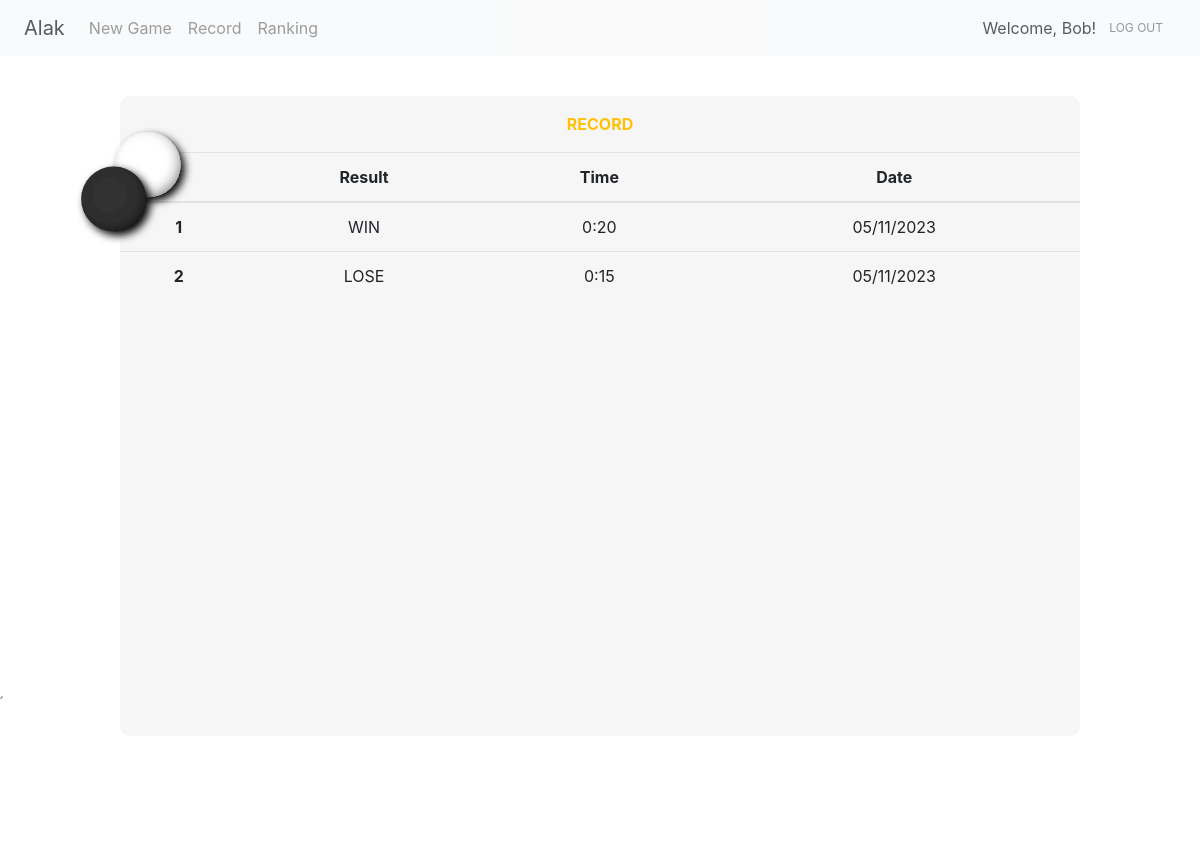
The page /record (signed in) on the database its author committed.
### project/models.py (models this page shows)
class User(UserMixin, db.Model):
    id = db.Column(db.Integer, primary_key=True) # primary keys are required by SQLAlchemy
    email = db.Column(db.String(100), unique=True)
    password = db.Column(db.String(100))
    name = db.Column(db.String(1000))

class Record(db.Model):
    __tablename__ = 'record'
    id = db.Column(db.Integer(), primary_key=True)
    user_id = db.Column(db.String(50))
    user_name = db.Column(db.String(50))
    time = db.Column(db.String(50))
    result = db.Column(db.String(50))
    date = db.Column(db.String(50))

### project/main.py (the view)
@main.route('/record')
def record():
    record = Record.query.filter_by(user_name=current_user.name).order_by(Record.date).limit(10).all()
    print(record[0].time)
    return render_template('record.html', name=current_user.name, result=record)

### project/__init__.py (called while the page is built)
def create_app():
    app = Flask(__name__)
    app.config['SECRET_KEY'] = 'secret-key-goes-here'
    app.config['SQLALCHEMY_DATABASE_URI'] = 'sqlite:///db.sqlite'
    db.init_app(app)
    with app.app_context():
        db.create_all()
    login_manager = LoginManager()
    login_manager.login_view = 'auth.signin'
    login_manager.init_app(app)
    from .models import User
    @login_manager.user_loader
    def load_user(user_id):
        return User.query.get(int(user_id))
    from .auth import auth as auth_blueprint
    app.register_blueprint(auth_blueprint)
    from .main import main as main_blueprint
    app.register_blueprint(main_blueprint)
    return app

### project/templates/record.html (shortened to what this page needs)
{% extends 'base.html' %}
{% block content %}
<svg id="svg" style="position: absolute; z-index: 1; top: 15%; left: 3%;" viewBox="-2.2 -2.2 7 7" xmlns="http://www.w3.org/2000/svg" width="200" height="120">
    <use href="#piece-white" x="2" y="0"/>
    <use href="#piece-black" x="0" y="2"/>
</svg>
    <div style="position: relative; top: 5%; overflow-x: auto;" class="square rounded-9 big-square text-center">
    <p class="text-warning text-uppercase font-weight-bold pt-3">RECORD</p>
    <table class="table">
        <thead>
          <tr>
            <th scope="col"></th>
            <th scope="col">Result</th>
            <th scope="col">Time</th>
            <th scope="col">Date</th>
          </tr>
        </thead>
        {% for i in range(result | length) %}
        <tr>
          <th scope="row">{{ i+1 }}</th>
          <td> {{ result[i].result }} </td>
          <td> {{ result[i].time }} </td>
          <td> {{ result[i].date }} </td>
        </tr>
        {% endfor %}
    </table>
</div>{% endblock %}

### project/templates/base.html (shortened to what this page needs)
<!doctype html>
<html lang="en" style="height: 100%;">
  <head>
    <link rel="stylesheet" href="https://stackpath.bootstrapcdn.com/bootstrap/4.3.1/css/bootstrap.min.css">
    <link rel="stylesheet" href="{{ url_for('static', filename= 'css/style.css') }}">
  </head>
  <body style="background-image: url('static/background.jpg'); background-size: cover; height: 100%;">
    <nav class="navbar navbar-expand-md navbar-light bg-light" style="opacity: 0.75;">
      <a class="navbar-brand ml-sm-2">Alak</a>
      <div class="collapse navbar-collapse" id="navbarNavAltMarkup">
        <div class="navbar-nav">
          {% if current_user.is_authenticated %}
            <a class="nav-item nav-link" href="{{ url_for('main.game')}}">New Game</a>
            <a class="nav-item nav-link" href="{{ url_for('main.record')}}">Record</a>
          {% endif %}
          <a class="nav-item nav-link" href="{{ url_for('main.ranking')}}">Ranking</a>
        </div>
      </div>
      {% if current_user.is_authenticated %}
        <a class="btn-outline-warning">Welcome, {{ name }}!</a>
        <a class="btn text-secondary mr-sm-2" style="font-size: 12px;" href="{{ url_for('auth.logout') }}" >LOG OUT</a>
      {% endif %}
    </nav>
    {% block content %} {% endblock %}
  </body>
</html>

### project/static/css/style.css (style rules this page uses)
.big-square { background-color: rgba(245, 245, 245, .85); height: 80%; width: 80%; margin-left: auto; margin-right: auto; display: block; border-radius: 10px; }

### rows shown on the page
User: name "Bob"
Record: result "WIN", time "0:20", date "05/11/2023"
Record: result "LOSE", time "0:15", date "05/11/2023"

### other values the page prints
{{ i+1 }} "1" "2"
